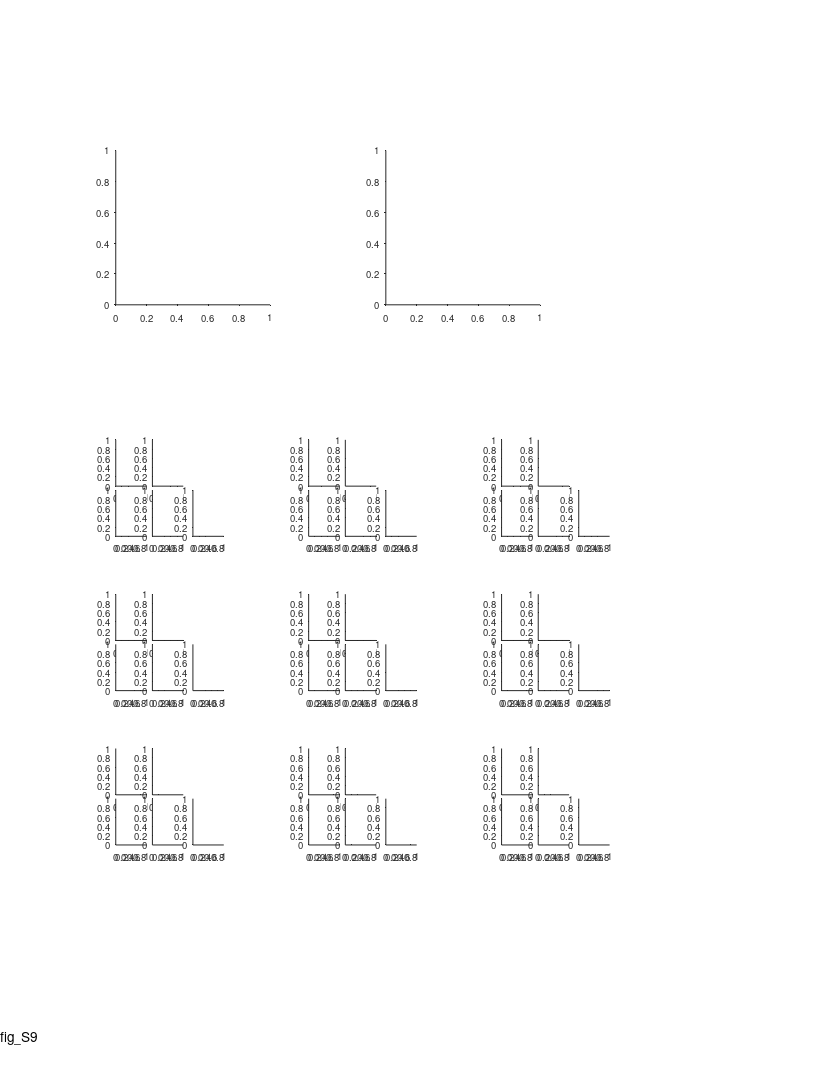

This chart was generated by the following MATLAB code: (Note: this script raises an error after producing the figure.)
%% Large Scale - fig. supp - spike sorting control

%%
clear 
clc

%% options
% corr_type = 'pearson';
corr_type = 'spearman';

%% define output files
res_dir = 'L:\paper_figures';
mkdir(res_dir)
fig_name_str = 'fig_S9';
fig_caption_str = 'Spike sorting control';
log_name_str = [fig_name_str '_log_file' '.txt'];
log_name_str = strrep(log_name_str , ':', '-');
log_name_str = strrep(log_name_str , ' ', '_');
log_name_out = fullfile(res_dir, log_name_str);

%% open log file
diary off
diary(log_name_out)
diary on
disp('Log file');
disp(['created: ', datestr(clock)]);
disp('======================================================');
disp([fig_name_str ':' fig_caption_str]);
disp('======================================================');
disp('');

%% create figure
% =========================================================================
% figure_size_cm = [21.0 29.7]; % ~A4
figure_size_cm = [21.6 27.9]; % ~US letter
figure ;
% Some WYSIWYG options:
set(gcf,'DefaultAxesFontSize',7);
set(gcf,'DefaultAxesFontName','helvetica');
set(gcf,'DefaultAxesUnits','centimeters');
set(gcf,'PaperType','usletter')
% set(gcf,'PaperType','<custom>');
set(gcf,'PaperUnits','centimeters','PaperPosition',[0 0 figure_size_cm]);
set(gcf,'PaperOrientation','portrait');
set(gcf,'Units','centimeters','Position',get(gcf,'paperPosition')+[0 0 0 0]); % position on screen...
set(gcf, 'Renderer', 'painters');
set(groot, 'defaultAxesTickDir', 'out');
set(groot,  'defaultAxesTickDirMode', 'manual');
annotation('textbox', [0.5 1 0 0], 'String',fig_name_str, 'HorizontalAlignment','center','Interpreter','none', 'FitBoxToText','on');
pause(0.2); % workaround to solve matlab automatically changing the axes positions...

% create panels
panel_A = axes('position', [3  20 4 4]);
panel_B = axes('position', [10 20 4 4]);
panel_C = [];
panle_C_size = [0.8 1.2];
% ch_offsets_x = [0:4].*0.95;
% ch_offsets_x(end) = ch_offsets_x(end-1);
ch_offsets_x = [0 0.95 0 0.95 2];
ch_offsets_y = [1.3 1.3 0 0 0];
for ii=1:3
    for jj=1:3
        for ch=1:4+1
            pos_x = 3 + (ii-1)*5 + ch_offsets_x(ch);
            pos_y = 6 + (jj-1)*4 + ch_offsets_y(ch);
            panel_C(ii,jj,ch) = axes('position', [pos_x pos_y panle_C_size]);
%             text(0.5,0.5,"ch"+ch)
%             plot( squeeze(wvfs(:,1,:)) )
%             set(gca,'Visible','off');
        end
    end
end
panel_C = flipdim(panel_C,2);
panel_C = reshape(panel_C,[9 5]);


%% load population data
% get list of significant cells (at least in one direction)
% ---------------------------------------------------------
prm = PARAMS_GetAll();
cells_t = DS_get_cells_summary();
% choose bats
bats = [79,148,34,9861,2289];
cells_t(~ismember(cells_t.bat, bats ),:) = [];
% choose good clusters from CA1
cells = cellfun(@(c)(cell_load_data(c,'details')), cells_t.cell_ID, 'UniformOutput',0);
cells = [cells{:}];
cells = [cells.details];
cells(~contains({cells.brain_area}, 'CA1')) = [];
cells(~ismember([cells.ClusterQuality], [2])) = [];
% choose pyramidal cells only
cells = cellfun(@(c)(cell_load_data(c,'details','meanFR')), {cells.cell_ID}, 'UniformOutput',0);
cells = [cells{:}];
meanFR = [cells.meanFR];
cells([meanFR.all]>prm.inclusion.interneuron_FR_thr)=[];
% choose only signif cells (in any direction)
cells_details = [cells.details];
cells = cellfun(@(c)(cell_load_data(c,'details','signif')), {cells_details.cell_ID}, 'UniformOutput',0);
cells = [cells{:}];
signif = cat(1,cells.signif);
signif = arrayfun(@(x)(x.TF), signif);
signif = any(signif,2);
cells(~signif)=[];
cells_details = [cells.details];

% load chosen cells data
cells = cellfun(@(c)(cell_load_data(c,'details','stats','cluster_quality','signif')), {cells_details.cell_ID}, 'UniformOutput',0);
cells = [cells{:}];
CQ = [cells.cluster_quality];
stats = [cells.stats];
stats_all = [stats.all];
stats_dir = cat(1,stats.dir);


%% panel A - No. of fields vs. Isolation index
axes(panel_A);
cla
hold on
text(-0.27,1.1, 'A', 'Units','normalized','FontWeight','bold');

x = [CQ.Isolation_dis_mean];
x = [x;x]';
% y = [stats_all.field_num];
signif_per_dir = arrayfun(@(x)(x.TF), cat(1,cells.signif));
y = arrayfun(@(x)(x.field_num), stats_dir);
y(~signif_per_dir) = nan;

x = x(:)';
y = y(:)';

plot(x, y, '.k');
xlim([0 100])
[r,pval_r]     = corr(x',y','rows','pairwise','type','Pearson');
[rho,pval_rho] = corr(x',y','rows','pairwise','type','Spearman');
fprintf('num_field vs. IsoDist corr: r=%.2f, P=%.2f df=%d\n',r,pval_r,sum(~isnan(y))-2);
fprintf('num_field vs. IsoDist corr: rho=%.2f, P=%.2f df=%d\n',rho,pval_rho,sum(~isnan(y))-2);
switch corr_type
    case 'pearson'
        text(1,1,   {sprintf('r = %.3f',r);sprintf('P = %.2f',pval_r)}, ...
            'Units','normalized','HorizontalAlignment','right','VerticalAlignment','top','FontSize',7);
    case 'spearman'
        text(0.94,1, {['{\rho}' sprintf(' = %.3f',rho)];sprintf('P = %.3f',pval_rho)}, ...
            'Units','normalized','HorizontalAlignment','right','VerticalAlignment','top','FontSize',7);
end

xlabel('Isolation distance','Units','normalized','Position',[0.5 -0.13]);
ylabel({'No. of fields per direction'},'Units','normalized','Position',[-0.15 0.5]);

fprintf('panel A number of cells=%d\n',sum(~isnan(y)))

%% panel B - field size ratio vs. Isolation index
axes(panel_B);
cla
hold on
text(-0.35,1.1, 'B', 'Units','normalized','FontWeight','bold');

x = [CQ.Isolation_dis_mean];
y = [stats_all.field_ratio_LS];
plot(x, y, '.k');
xlim([0 100])
[r,pval_r]     = corr(x',y','rows','pairwise','type','Pearson');
[rho,pval_rho] = corr(x',y','rows','pairwise','type','Spearman');
fprintf('field size ratio vs. IsoDist corr: r=%.2f, P=%.2f df=%d\n',r,pval_r,sum(~isnan(y))-2);
fprintf('field size ratio vs. IsoDist corr: rho=%.2f, P=%.2f df=%d\n',rho,pval_rho,sum(~isnan(y))-2);
switch corr_type
    case 'pearson'
        text(1,1,   {sprintf('r = %.3f',r);sprintf('P = %.2f',pval_r)}, ...
            'Units','normalized','HorizontalAlignment','right','VerticalAlignment','top','FontSize',7);
    case 'spearman'
        text(0.94,1, {['{\rho}' sprintf(' = %.3f',rho)];sprintf('P = %.3f',pval_rho)}, ...
            'Units','normalized','HorizontalAlignment','right','VerticalAlignment','top','FontSize',7);
end
xlabel('Isolation distance','Units','normalized','Position',[0.5 -0.13]);
ylabel({'Field size ratio';'largest/smallest'},'Units','normalized','Position',[-0.15 0.5]);

fprintf('panel B number of cells=%d\n',sum(~isnan(y)))

%% panel C - examples: waveforms of spikes from different fields
cell_examples = {
433;  56;  51;
609; 419; 477;
 57; 628; 337;
};

loggerType_2_fs = containers.Map(...
    {'SpikeLog-16';'MiniBatLog-16'},...
    [29296.875      31250]            );

for ii_cell = 1:length(cell_examples)
    %% load cell data
    cell_ID = cell_examples{ii_cell};
    cell = cell_load_data(cell_ID,'details','fields','stats','spikes','cluster_quality');
    exp = exp_load_data(cell.details.exp_ID,'details');
    c = prm.graphics.colors.flight_directions;
    
    %% arrange spikes data by fields
    fields = cell.fields;
    fields_all = [];
    for ii_dir = 1:2
        if isempty(fields{ii_dir})
            continue
        end
        fields_to_add = fields{ii_dir};
        fields_all = [fields_all fields_to_add];
    end
    fields_all([fields_all.in_low_speed_area]) = [];
    fields = fields_all;
    
    [~,maxch] = max(max(mean(cell.spikes.waveforms,3),[],1));
    % add spikes waveforms for field struct
    for ii_field = 1:length(fields)
        field = fields(ii_field);
        IX = ismember(cell.spikes.ts,field.spikes_ts);
        fields(ii_field).spikes_wvfs = cell.spikes.waveforms(:,:,IX);
        fields(ii_field).spikes_wvfs_avg = mean(cell.spikes.waveforms(:,:,IX),3);
        fields(ii_field).spikes_wvfs_avg_max = mean(cell.spikes.waveforms(:,maxch,IX),3);
    end

    %% plot waveforms per field (4 channles)
    wvfs = cat(3,fields.spikes_wvfs_avg);
    fs = loggerType_2_fs(exp.details.NeuralLoggerType);
    dt = 1/fs;
    t = (0:31).*dt;
    t = t*1e3; % convert to ms
    xlimits = [0 1];
    m1 = min(wvfs,[],'all');
    m2 = max(wvfs,[],'all');
    ylimits = [m1 m2];
    for ch=1:4
        axes(panel_C(ii_cell,ch));
        cla
        plot(t, squeeze(wvfs(:,ch,:)) )
        set(gca,'Visible','off');
        xlim(xlimits)
        ylim(ylimits)
    end
    
    % scale bars
    axes(panel_C(ii_cell,5));
    cla
    hold on
    
    scale_ms = 1;
    scale_uV = 100;
    if scale_uV > ylimits(2)
        error('largest channel amplitude is smaller than the chosen scale bar!')
    end
    plot([0 1]*scale_ms,[0 0], 'k-', 'LineWidth', 1.5);
    plot([1 1]*scale_ms,[0 scale_uV], 'k-', 'LineWidth', 1.5);
    text(0.5*scale_ms,  -0.18*range(ylimits),  sprintf('%dms',scale_ms),      'HorizontalAlignment','center', 'VerticalAlignment','middle', 'FontSize', 8);
    text(1.1*scale_ms,  0.5*scale_uV,         sprintf('%d  {\\mu}V',scale_uV), 'HorizontalAlignment','left', 'VerticalAlignment','middle', 'FontSize', 8);
    set(gca,'Visible','off');
    xlim(xlimits)
    ylim(ylimits)
    
    axes(panel_C(ii_cell,1));
    text(0.1,1.8, sprintf('Cell %d',ii_cell),...
            'Units','normalized','HorizontalAlignment','left','FontSize',8);
    text(0.1,1.5, sprintf('Isolation distance = %.3g', cell.cluster_quality.Isolation_dis_mean),...
        'Units','normalized','HorizontalAlignment','left','FontSize',8);
	text(0.1,1.2, sprintf('N fields = %d', size(wvfs,3) ),...
            'Units','normalized','HorizontalAlignment','left','FontSize',8);
end
axes(panel_C(1,2));
text(-2.5,2, 'C', 'Units','normalized','FontWeight','bold');


%% print/save the figure
fig_name_out = fullfile(res_dir, sprintf('%s__corr_type_%s',fig_name_str,corr_type));
print(gcf, fig_name_out, '-dpdf', '-cmyk', '-painters');
% print(gcf, fig_name_out, '-dtiff', '-cmyk', '-painters');
% saveas(gcf , fig_name_out, 'fig');
disp('figure was successfully saved to pdf/tiff/fig formats');
